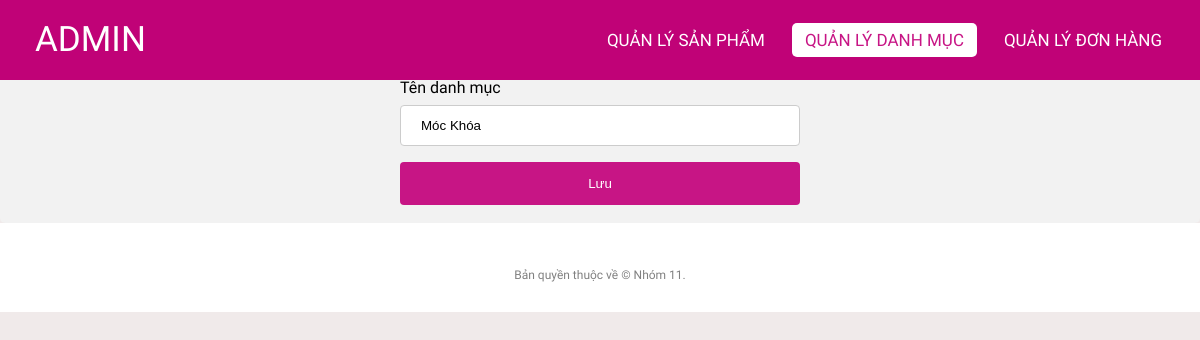
The page /admin/edit_category.php?id=5 (signed in) on the database as committed earlier.
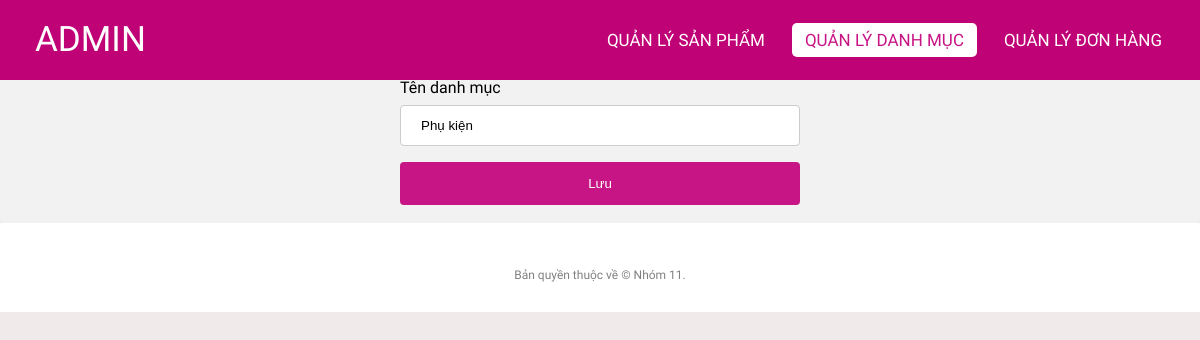
The same page on the database as committed later.
### tables this page shows
CREATE TABLE `categories` (
  `id` int(11) NOT NULL,
  `name` varchar(255) NOT NULL,
  `status` tinyint(4) NOT NULL DEFAULT 1
);

### lib/database.php (called while the page is built, shortened)
<?php
class Database extends PDO
{
  public $host   = DB_HOST;
  public $user   = DB_USER;
  public $pass   = DB_PASS;
  public $dbname = DB_NAME;
  public $link;
  private function connectDB()
  {
    $this->link = new mysqli(
      $this->host,
      $this->user,
      $this->pass,
      $this->dbname
    );
  }
  public function select($query)
  {
    $result = $this->link->query($query);
    if ($result->num_rows > 0) {
      return $result;
    } else {
      return false;
    }
  }
}

### classes/categories.php (called while the page is built, shortened)
<?php
$filepath = realpath(dirname(__FILE__));
include_once($filepath . '/../lib/database.php');
?>
<?php
class categories
{
    private $db;
    public function __construct()
    {
        $this->db = new Database();
    }
    public function getByIdAdmin($id)
    {
        $query = "SELECT * FROM categories where id = '$id'";
        $result = $this->db->select($query);
        return $result;
    }
}
?>

### admin/edit_category.php (the view, shortened to what this page needs)
<?php
include '../classes/categories.php';
$role_id = Session::get('role_id');
if ($role_id == 1) {
    $categories = new categories();
    $categoryUpdate = mysqli_fetch_assoc($categories->getByIdAdmin($_GET['id']));
} else {
    header("Location:../index.php");
}
?>
<!DOCTYPE html>
<html lang="en">
<head>
    <link rel="stylesheet" href="css/style.css">
    <link rel="stylesheet" href="https://cdnjs.cloudflare.com/ajax/libs/font-awesome/5.15.4/css/all.min.css">
</head>
<body>
    <nav>
        <label class="logo">ADMIN</label>
        <ul>
            <li><a href="productlist.php">Quản lý Sản phẩm</a></li>
            <li><a href="categoriesList.php" class="active">Quản lý danh mục</a></li>
            <li><a href="orderlist.php">Quản lý Đơn hàng</a></li>
        </ul>
    </nav>
    <div class="title">
        <h1>Chỉnh sửa danh mục</h1>
    </div>
    <div class="container">
        <div class="form-add">
            <form action="edit_category.php?id=<?= $categoryUpdate['id'] ?>" method="post">
                <label for="name">Tên danh mục</label>
                <input type="text" id="name" name="name" placeholder="Tên danh mục.." value="<?= $categoryUpdate['name'] ?>">
                <input type="submit" value="Lưu" name="submit">
            </form>
        </div>
    </div>
    <footer>
        <p class="copyright">Bản quyền thuộc về © Nhóm 11.</p>
    </footer>
</body>
</html>

Rows that differ between the two databases and show on the page:
changed categories: name "Móc Khóa" → "Phụ kiện"
